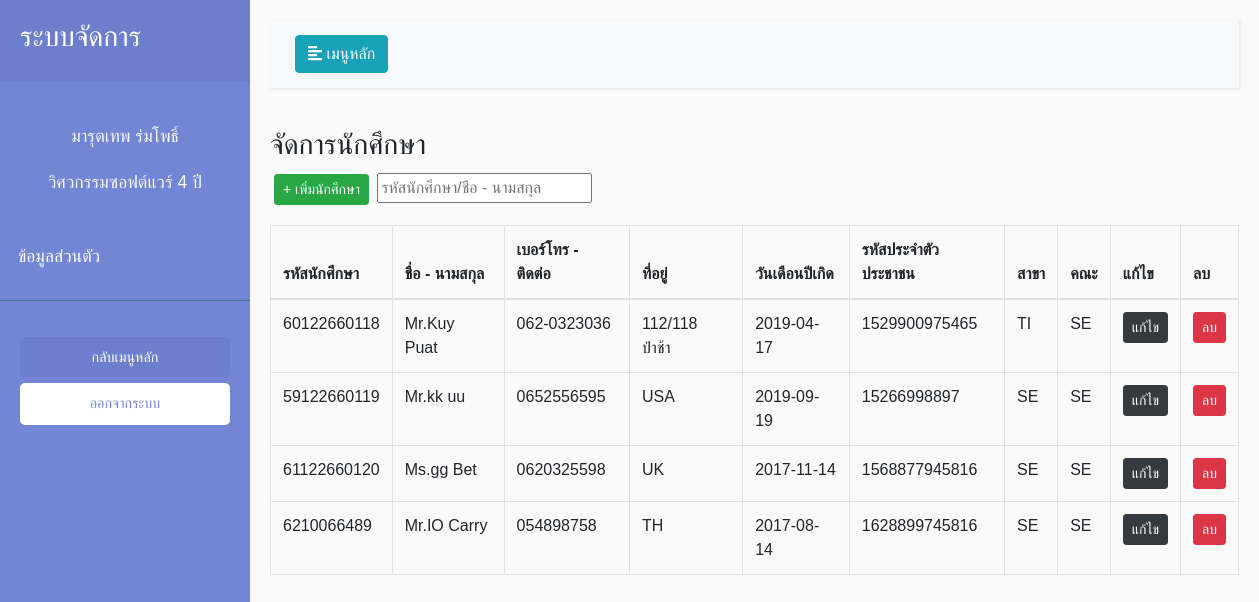
The page /SE_System/view/manageStudent/main.php on the database as committed earlier.
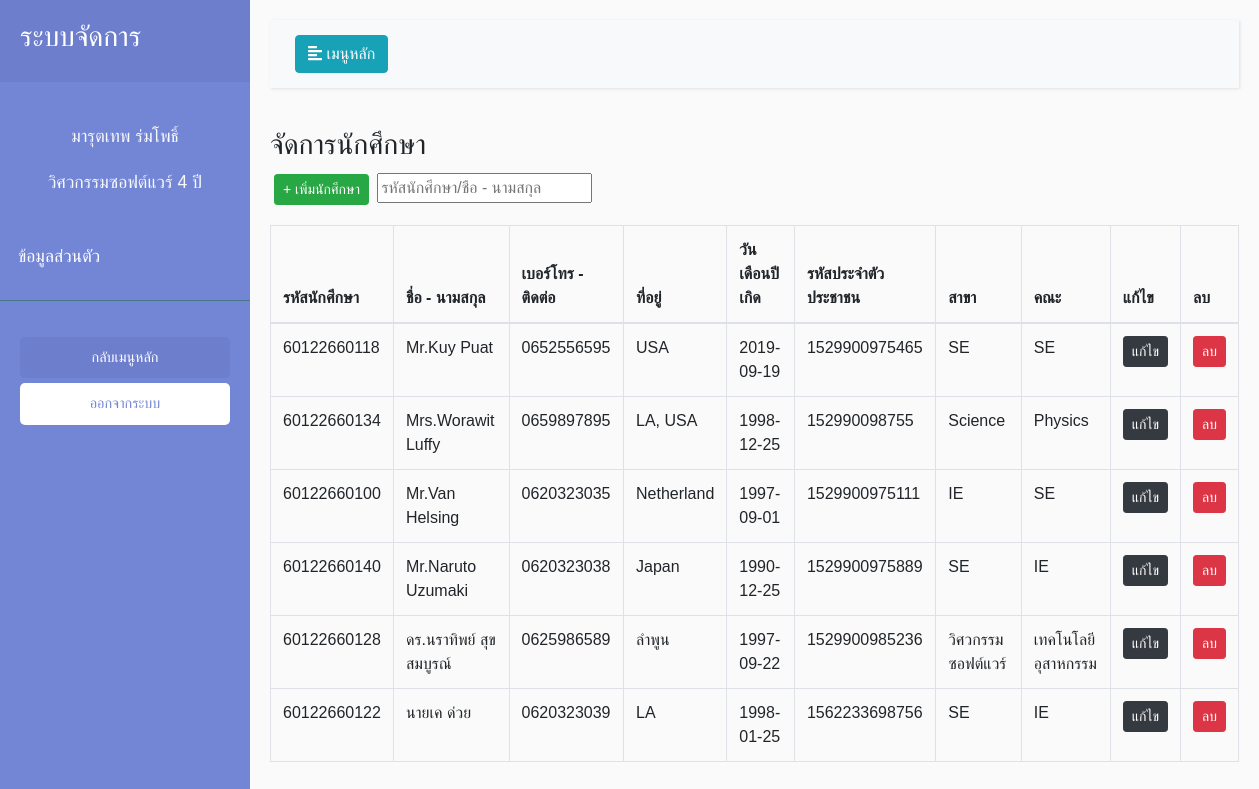
The same page on the database as committed later.
### tables this page shows
CREATE TABLE `student_tb` (
  `Std_id` int(16) NOT NULL,
  `Std_Code` varchar(11) NOT NULL,
  `Std_Pname` varchar(255) NOT NULL,
  `Std_Fname` varchar(255) NOT NULL,
  `Std_Lname` varchar(255) NOT NULL,
  `Std_Tel` varchar(255) NOT NULL,
  `Std_Add` text NOT NULL,
  `Std_Birth` date NOT NULL,
  `Std_Card` text NOT NULL,
  `Std_Major` text NOT NULL,
  `Std_Faculty` text NOT NULL,
  `Std_Image` varchar(255) NOT NULL
);

### SE_System/view/manageStudent/main.php (the view, shortened to what this page needs)
<?php
include_once('../../model/connect.php');error_reporting(0);
$sql = "SELECT * FROM student_tb";
$query = $conn->query($sql);
?>
<!DOCTYPE html>
<html>
<head>
    <link rel="stylesheet" href="https://stackpath.bootstrapcdn.com/bootstrap/4.1.0/css/bootstrap.min.css"
>
    <link rel="stylesheet" href="../../Style.css">
</head>
<body class="setfont">
    <div class="wrapper">
        <nav id="sidebar">
            <div class="sidebar-header">
                <h3>ระบบจัดการ</h3>
            </div>
            <p class="text-center text-light mt-3">มารุตเทพ ร่มโพธิ์</p>
            <p class="text-center text-light">วิศวกรรมซอฟต์แวร์ 4 ปี</p>
            <ul class="list-unstyled components pl-2">
            <li>
                    <a href="../profile/Profile.php">ข้อมูลส่วนตัว</a>
                </li>
            </ul>
            <ul class="list-unstyled CTAs">
                <li>
                    <a href="../../index.html" class="article">กลับเมนูหลัก</a>
                </li>
                <li>
                    <a href="../../control/login/logout.php" class="download">ออกจากระบบ</a>
                </li>
            </ul>
        </nav>
        <div id="content">
            <nav class="navbar navbar-expand-lg navbar-light bg-light">
                <div class="container-fluid">
                    <button type="button" id="sidebarCollapse" class="btn btn-info">
                        <i class="fas fa-align-left"></i>
                        <span>เมนูหลัก</span>
                    </button>
                </div>
            </nav>
            <h3>จัดการนักศึกษา</h3>
<button class="btn btn-success btn-sm m-1"><a href="./AddEdit.php"> + เพิ่มนักศึกษา</a></button>
<input type="text" placeholder="รหัสนักศึกษา/ชื่อ - นามสกุล">
            <table class="table table-bordered mt-3">
                <thead>
                    <tr>
                        <th scope="col">รหัสนักศึกษา</th>
                        <th scope="col">ชื่อ - นามสกุล</th>
                        <th scope="col">เบอร์โทร - ติดต่อ</th>
                        <th scope="col">ที่อยู่</th>
                        <th scope="col">วันเดือนปีเกิด</th>
                        <th scope="col">รหัสประจำตัวประชาชน</th>
                        <th scope="col">สาขา</th>
                        <th scope="col">คณะ</th>
                        <th scope="col">แก้ไข</th>
                        <th scope="col">ลบ</th>
                      </tr>
                    </thead>
                    <tbody>
                        <tbody>
                            <tr>
                            <?php while($result = $query->fetch_assoc()){ ?>
                              <td><?php echo $result['Std_Code']; ?></td>
                              <td><?php echo $result['Std_Pname'].$result['Std_Fname']." ".$result['Std_Lname']; ?></td>
                              <td><?php echo $result['Std_Tel']; ?></td>
                              <td><?php echo $result['Std_Add']; ?></td>
                              <td><?php echo $result['Std_Birth']; ?></td>
                              <td><?php echo $result['Std_Card']; ?></td>
                              <td><?php echo $result['Std_Major']; ?></td>
                              <td><?php echo $result['Std_Faculty']; ?></td>
                              <td><a class="btn btn-dark btn-sm" href="./AddEdit.php?Std_Code=<?php echo $result['Std_Code'];?>">แก้ไข</a></td>
                              <td><a class="btn btn-danger btn-sm" href="JavaScript:if(confirm('Confirm Delete?') == true){window.location='../../control/student/del_std.php?Std_Code=<?php echo $result["Std_Code"];?>';}">ลบ</a></td>
                            </tr>
                            <?php } ?>
                          </tbody>
                  </table>
        </div>
</body>
</html>

### SE_System/Style.css (style rules this page uses)
body { font-family: 'Kanit', sans-serif; }
.setfont { font-family: 'Kanit', sans-serif; }
body { font-family: 'Poppins', sans-serif; background: #fafafa; }
p { font-family: 'Poppins', sans-serif; font-size: 1.1em; font-weight: 300; line-height: 1.7em; color: #999; }
a, a:hover, a:focus { color: inherit; text-decoration: none; transition: all 0.3s; }
.navbar { padding: 15px 10px; background: #fff; border: none; border-radius: 0; margin-bottom: 40px; box-shadow: 1px 1px 3px rgba(0, 0, 0, 0.1); }
.wrapper { display: flex; width: 100%; align-items: stretch; }
#sidebar { min-width: 250px; max-width: 250px; background: #7386D5; color: #fff; transition: all 0.3s; }
#sidebar .sidebar-header { padding: 20px; background: #6d7fcc; }
#sidebar ul.components { padding: 20px 0; border-bottom: 1px solid #47748b; }
#sidebar ul li a { padding: 10px; font-size: 1.1em; display: block; }
ul.CTAs { padding: 20px; }
ul.CTAs a { text-align: center; font-size: 0.9em !important; display: block; border-radius: 5px; margin-bottom: 5px; }
a.download { background: #fff; color: #7386D5; }
a.article, a.article:hover { background: #6d7fcc !important; color: #fff !important; }
#content { width: 100%; padding: 20px; min-height: 100vh; transition: all 0.3s; }

Rows that differ between the two databases and show on the page:
changed student_tb "Kuy": Std_Tel "062-0323036" → "0652556595"; Std_Add "112/118 ป่าช้า" → "USA"; Std_Birth "2019-04-17" → "2019-09-19"; Std_Major "TI" → "SE"
changed student_tb: Std_Code "59122660119" → "60122660134"; Std_Pname "Mr." → "Mrs."; Std_Fname "kk" → "Worawit"; Std_Lname "uu" → "Luffy"; Std_Tel "0652556595" → "0659897895"; Std_Add "USA" → "LA, USA"; Std_Birth "2019-09-19" → "1998-12-25"; Std_Card "15266998897" → "152990098755"; Std_Major "SE" → "Science"; Std_Faculty "SE" → "Physics"
changed student_tb: Std_Code "61122660120" → "60122660100"; Std_Pname "Ms." → "Mr."; Std_Fname "gg" → "Van"; Std_Lname "Bet" → "Helsing"; Std_Tel "0620325598" → "0620323035"; Std_Add "UK" → "Netherland"; Std_Birth "2017-11-14" → "1997-09-01"; Std_Card "1568877945816" → "1529900975111"; Std_Major "SE" → "IE"
changed student_tb: Std_Code "6210066489" → "60122660140"; Std_Fname "IO" → "Naruto"; Std_Lname "Carry" → "Uzumaki"; Std_Tel "054898758" → "0620323038"; Std_Add "TH" → "Japan"; Std_Birth "2017-08-14" → "1990-12-25"; Std_Card "1628899745816" → "1529900975889"; Std_Faculty "SE" → "IE"
added student_tb: Std_Code "60122660128", Std_Pname "ดร.", Std_Fname "นราทิพย์", Std_Lname "สุขสมบูรณ์", Std_Tel "0625986589", Std_Add "ลำพูน", Std_Birth "1997-09-22", Std_Card "1529900985236", Std_Major "วิศวกรรมซอฟต์แวร์", Std_Faculty "เทคโนโลยีอุสาหกรรม"
added student_tb: Std_Code "60122660122", Std_Pname "นาย", Std_Fname "เค", Std_Lname "ด่วย", Std_Tel "0620323039", Std_Add "LA", Std_Birth "1998-01-25", Std_Card "1562233698756", Std_Major "SE", Std_Faculty "IE"
